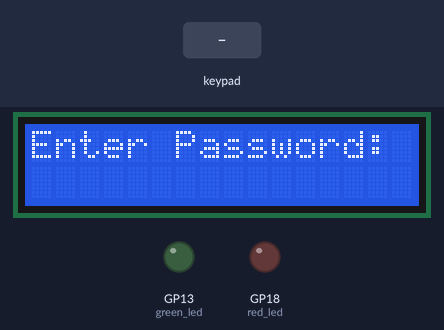
Simulated run of this program. Board: Raspberry Pi Pico running MicroPython. Parts: 16×2 character LCD, output pins drawn as LEDs (lit = HIGH). Dashed ring = blinking. Inputs (shaded band) come from the test bench. Library files of the repository ran but are not shown: lcd_api.py, pico_i2c_lcd.py; pins used as bus, display or sensor lines are not drawn.

Above: at 1.2 s.
1.3 s: keypad keys 1 2 3 4 pressed 0.4 s apart
At 3.14 s:
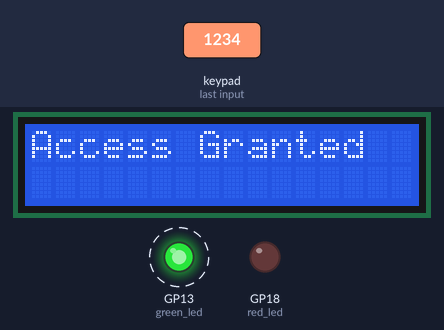
4.4 s: keypad keys 1 2 3 4 # pressed 0.4 s apart
At 6.64 s:
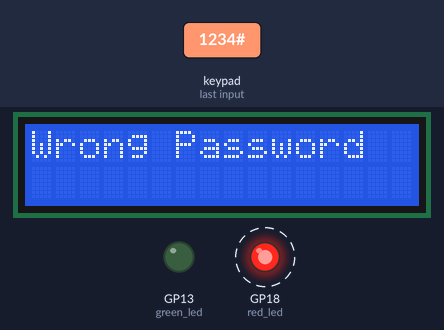
8.5 s: key '*' pressed
At 9.5 s:
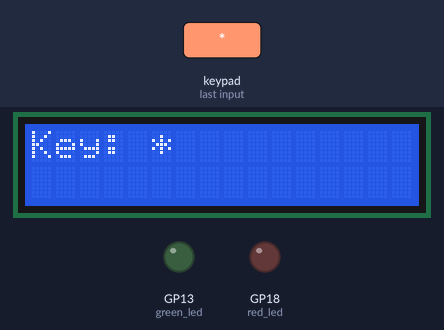
10.1 s: key '5' pressed
At 10.8 s:
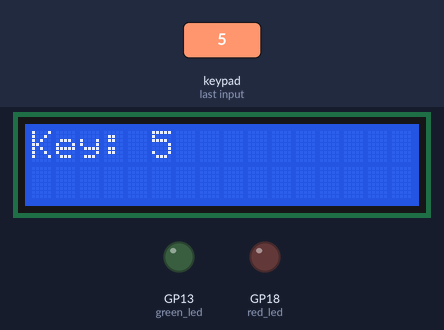
11.7 s: key '#' pressed
At 13.0 s:
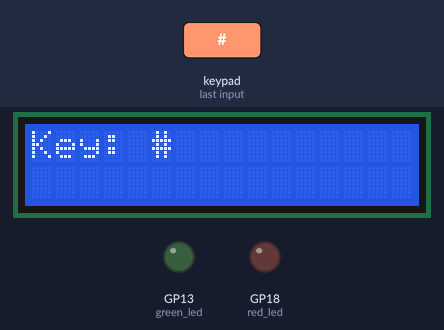
13.3 s: key '1' pressed
At 13.61 s:
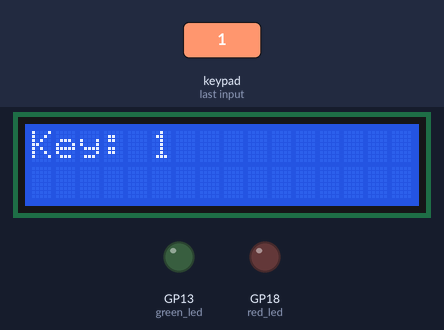
Timing chart, 0 to 16.8 s (numbered marks = the images above; inputs shaded):
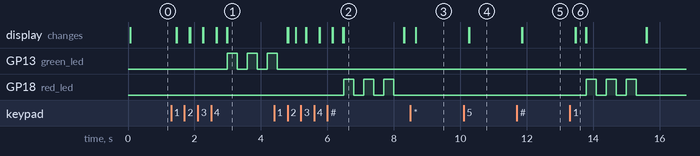

The program:

keypad_lcd.py
```python
from machine import Pin, I2C
from time import sleep
from lcd_api import LcdApi
from pico_i2c_lcd import I2cLcd

# I2C setup for LCD
i2c = I2C(1, scl=Pin(27), sda=Pin(26), freq=400000)
lcd_addr = i2c.scan()[0]
lcd = I2cLcd(i2c, lcd_addr, 2, 16)

# Keypad setup
keys = [
    ['1', '2', '3'],
    ['4', '5', '6'],
    ['7', '8', '9'],
    ['*', '0', '#']
]
row_pins = [Pin(pin, Pin.OUT) for pin in (2, 3, 4, 5)]
col_pins = [Pin(pin, Pin.IN, Pin.PULL_DOWN) for pin in (6, 7, 8)]

# LED setup
green_led = Pin(13, Pin.OUT)  # Success
red_led = Pin(18, Pin.OUT)    # Failure

# Password setup
password = ['1', '2', '3', '4']
entered = []

lcd.clear()
lcd.putstr("Enter Password:")

def read_key():
    for i, row in enumerate(row_pins):
        row.high()
        for j, col in enumerate(col_pins):
            if col.value():
                while col.value():
                    pass
                row.low()
                return keys[i][j]
        row.low()
    return None

while True:
    key = read_key()
    if key:
        lcd.clear()
        lcd.putstr("Key: " + key)
        entered.append(key)
        sleep(0.3)

        if len(entered) == len(password):
            if entered == password:
                lcd.clear()
                lcd.putstr("Access Granted")
                for _ in range(3):  # Green LED blink 3 times
                    green_led.on()
                    sleep(0.3)
                    green_led.off()
                    sleep(0.3)
            else:
                lcd.clear()
                lcd.putstr("Wrong Password")
                for _ in range(3):  # Red LED blink 3 times
                    red_led.on()
                    sleep(0.3)
                    red_led.off()
                    sleep(0.3)

            entered = []
            lcd.clear()
            lcd.putstr("Enter Password:")
```

Measured:
- after the input at 1.3 s, GP13 (green_led): alternates HIGH for 0.30 s and LOW for 0.30 s, starting after 1.7 s; the display: first changes after 0.15 s (image 1 shows a later state)
- after the input at 4.4 s, GP18 (red_led): alternates HIGH for 0.30 s and LOW for 0.30 s, starting after 2.1 s; the display: first differs from a run without the input after 0.65 s (image 2 shows a later state)
- after the input at 8.5 s, the display: first changes after 0.16 s (image 3 shows a later state)
- after the input at 10.1 s, the display: first changes after 0.15 s (image 4 shows a later state)
- after the input at 11.7 s, the display: first changes after 0.15 s (image 5 shows a later state)
- after the input at 13.3 s, GP18 (red_led): alternates HIGH for 0.30 s and LOW for 0.30 s, 6 changes in all, then stays LOW, starting after 0.49 s; the display: first changes after 0.15 s (image 6 shows a later state)
- what the display in image 2 shows lasts 1.8 s, from 6.5 s to 8.3 s
